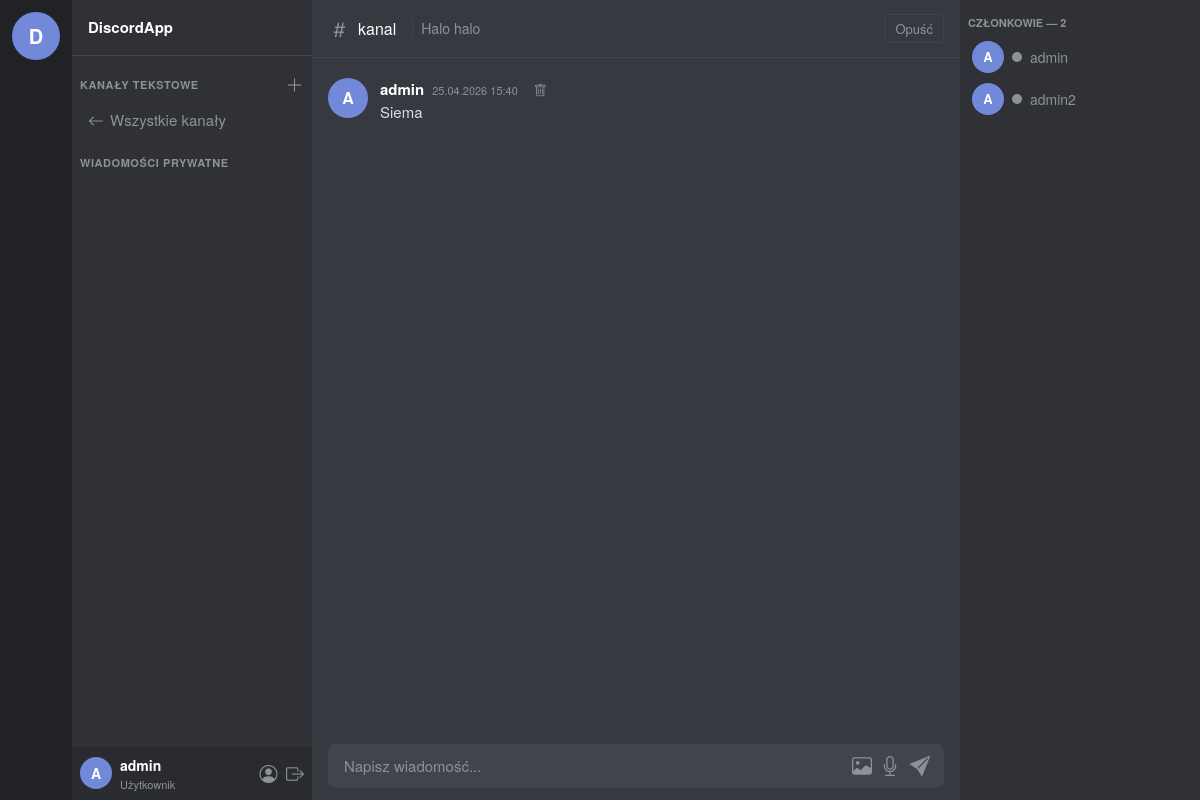
/channels/1/ (signed in), run on the app's committed database.
### chat/models.py (models this page shows, shortened)
class CustomUser(AbstractUser):
    ROLE_CHOICES = [
        ('admin', 'Administrator'),
        ('moderator', 'Moderator'),
        ('user', 'Użytkownik'),
    ]
    STATUS_CHOICES = [
        ('online', 'Online'),
        ('offline', 'Offline'),
    ]
    role = models.CharField(max_length=20, choices=ROLE_CHOICES, default='user')
    avatar = models.ImageField(upload_to='avatars/', blank=True, null=True)
    bio = models.TextField(blank=True, default='')
    is_blocked = models.BooleanField(default=False)
    status = models.CharField(max_length=10, choices=STATUS_CHOICES, default='offline')
    def is_admin(self):
        return self.role == 'admin'
    def is_moderator(self):
        return self.role in ('admin', 'moderator')

class Channel(models.Model):
    name = models.CharField(max_length=100, unique=True)
    description = models.TextField(blank=True, default='')
    created_by = models.ForeignKey(
        CustomUser, on_delete=models.SET_NULL, null=True, related_name='created_channels'
    )
    created_at = models.DateTimeField(auto_now_add=True)
    is_public = models.BooleanField(default=True)
    members = models.ManyToManyField(CustomUser, related_name='channels', blank=True)

class Message(models.Model):
    channel = models.ForeignKey(Channel, on_delete=models.CASCADE, related_name='messages')
    author = models.ForeignKey(CustomUser, on_delete=models.CASCADE, related_name='messages')
    content = models.TextField(blank=True, default='')
    image = models.ImageField(upload_to='messages/images/', blank=True, null=True)
    audio = models.FileField(upload_to='messages/audio/', blank=True, null=True)
    created_at = models.DateTimeField(auto_now_add=True)
    is_deleted = models.BooleanField(default=False)
    class Meta:
        ordering = ['created_at']

### chat/views.py (the view)
# urls.py: path('channels/<int:pk>/', views.channel_detail, name='channel_detail'),
@login_required
def channel_detail(request, pk):
    channel = get_object_or_404(Channel, pk=pk)
    is_member = channel.members.filter(pk=request.user.pk).exists()
    if request.method == 'POST':
        if not is_member:
            messages.error(request, 'Musisz dołączyć do kanału, żeby pisać.')
            return redirect('channel_detail', pk=pk)
        form = MessageForm(request.POST, request.FILES)
        if form.is_valid():
            msg = form.save(commit=False)
            msg.channel = channel
            msg.author = request.user
            msg.save()
            return redirect('channel_detail', pk=pk)
    else:
        form = MessageForm()
    msgs = channel.messages.filter(is_deleted=False).select_related('author')
    members = channel.members.all()
    return render(request, 'chat/channel_detail.html', {
        'channel': channel,
        'messages_list': msgs,
        'form': form,
        'is_member': is_member,
        'members': members,
    })

### chat/forms.py
class MessageForm(forms.ModelForm):
    class Meta:
        model = Message
        fields = ['content', 'image', 'audio']
        widgets = {
            'content': forms.TextInput(attrs={'placeholder': 'Napisz wiadomość...', 'autocomplete': 'off'}),
        }

### chat/templates/chat/channel_detail.html (shortened to what this page needs)
{% extends "chat/base.html" %}
{% block sidebar_channels %}
  {% with all_channels=channel.members.all %}
    <a class="channel-item" href="{% url 'channel_list' %}"><i class="bi bi-arrow-left"></i> Wszystkie kanały</a>
  {% endwith %}
{% endblock %}
{% block content %}
  <div class="channel-header">
    <i class="bi bi-hash" style="color:var(--text-muted);font-size:22px;"></i>
    <h5>{{ channel.name }}</h5>
    {% if channel.description %}
      <span style="color:var(--text-muted);font-size:14px;margin-left:8px;border-left:1px solid var(--border);padding-left:8px;">{{ channel.description }}</span>
    {% endif %}
    <div style="margin-left:auto;display:flex;gap:8px;">
      {% if is_member %}
        <a href="{% url 'channel_leave' channel.pk %}"
           style="color:var(--text-muted);font-size:13px;text-decoration:none;padding:4px 10px;border:1px solid var(--border);border-radius:4px;">
          Opuść
        </a>
      {% else %}
        <a href="{% url 'channel_join' channel.pk %}"
           style="background:var(--accent);color:#fff;font-size:13px;text-decoration:none;padding:4px 10px;border-radius:4px;">
          Dołącz
        </a>
      {% endif %}
    </div>
  </div>
  <div class="messages-area" id="messagesArea">
    {% for msg in messages_list %}
      <div class="message-row" id="msg-{{ msg.id }}">
        <div class="msg-avatar">
          {% if msg.author.avatar %}
            <img src="{{ msg.author.avatar.url }}" alt="{{ msg.author.username }}"/>
          {% else %}
            {{ msg.author.username|first|upper }}
          {% endif %}
        </div>
        <div class="msg-body">
          <div class="msg-header">
            <a class="msg-author" href="{% url 'profile_user' msg.author.username %}">{{ msg.author.username }}</a>
            <span class="msg-time">{{ msg.created_at|date:"d.m.Y H:i" }}</span>
            {% if user.is_moderator or msg.author == user %}
              <a class="msg-delete" href="{% url 'message_delete' msg.pk %}" title="Usuń">
                <i class="bi bi-trash"></i>
              </a>
            {% endif %}
          </div>
          <div class="msg-content">
            {{ msg.content }}
          </div>
        </div>
      </div>
    {% empty %}
      <div style="color:var(--text-muted);text-align:center;margin-top:32px;">
        <i class="bi bi-chat-square-text" style="font-size:48px;"></i>
        <p style="margin-top:8px;">Brak wiadomości. Zacznij rozmowę!</p>
      </div>
    {% endfor %}
  </div>
  {% if is_member %}
    <div class="message-input-area">
      <form method="post" enctype="multipart/form-data" id="msgForm">
        <div class="message-input-wrap">
          {{ form.content }}
          <label for="{{ form.image.id_for_label }}" title="Wyślij obraz" style="cursor:pointer;">
            <i class="bi bi-image" style="color:var(--text-muted);font-size:20px;margin:0 4px;"></i>
          </label>
          <label for="{{ form.audio.id_for_label }}" title="Wyślij audio" style="cursor:pointer;">
            <i class="bi bi-mic" style="color:var(--text-muted);font-size:20px;margin:0 4px;"></i>
          </label>
          <button type="submit"><i class="bi bi-send-fill"></i></button>
        </div>
      </form>
    </div>
  {% else %}
    <div class="message-input-area" style="text-align:center;color:var(--text-muted);padding:16px;">
      Dołącz do kanału, żeby pisać wiadomości.
    </div>
  {% endif %}
{% endblock %}
{% block right_sidebar %}
  <div class="members-sidebar">
    <h6>Członkowie — {{ members.count }}</h6>
    {% for member in members %}
      <div class="member-item">
        <div class="member-avatar">
          {% if member.avatar %}
            <img src="{{ member.avatar.url }}" alt="{{ member.username }}"/>
          {% else %}
            {{ member.username|first|upper }}
          {% endif %}
        </div>
        <div class="status-dot {% if member.status == 'online' %}online{% endif %}"></div>
        <a href="{% url 'profile_user' member.username %}">{{ member.username }}</a>
      </div>
    {% endfor %}
  </div>
{% endblock %}

### chat/templates/chat/base.html (shortened to what this page needs)
<!DOCTYPE html>
<html lang="pl">
<head>
  <link href="https://cdn.jsdelivr.net/npm/bootstrap@5.3.3/dist/css/bootstrap.min.css" rel="stylesheet"/>
  <link href="https://cdn.jsdelivr.net/npm/bootstrap-icons@1.11.3/font/bootstrap-icons.css" rel="stylesheet"/>
</head>
<body>
<div class="server-list">
  <a class="server-icon" href="{% url 'channel_list' %}" title="Strona główna">D</a>
</div>
<div class="channel-sidebar" id="channelSidebar">
  <div class="sidebar-header">DiscordApp</div>
  <div class="sidebar-section">
    Kanały tekstowe
    {% if user.is_authenticated %}
      <a href="{% url 'channel_create' %}" title="Utwórz kanał"><i class="bi bi-plus-lg"></i></a>
    {% endif %}
  </div>
  {% block sidebar_channels %}{% endblock %}
  {% if user.is_authenticated %}
    <div class="sidebar-section">Wiadomości prywatne</div>
  {% endif %}
  {% if user.is_authenticated %}
    <div class="user-area">
      <div class="user-avatar">
        {% if user.avatar %}
          <img src="{{ user.avatar.url }}" alt="{{ user.username }}"/>
        {% else %}
          {{ user.username|first|upper }}
        {% endif %}
      </div>
      <div class="user-info">
        <div class="user-name">{{ user.username }}</div>
        <div class="user-status">{{ user.get_role_display }}</div>
      </div>
      <div class="user-actions">
        <a href="{% url 'profile' %}" title="Profil"><i class="bi bi-person-circle"></i></a>
        <a href="{% url 'logout' %}" title="Wyloguj"><i class="bi bi-box-arrow-right"></i></a>
      </div>
    </div>
  {% endif %}
</div>
<div class="main-content">
  {% block content %}{% endblock %}
</div>
{% block right_sidebar %}{% endblock %}
</body>
</html>

### data on the page
CustomUser: username|first "A", username "admin", role "Użytkownik"
Channel: name "kanal", description "Halo halo"
Message: author.username|first "A", author.username "admin", created_at "25.04.2026 15:40", content "Siema"
CustomUser: username|first "A", username "admin2"

### other printed values
{{ members.count }} "2"
